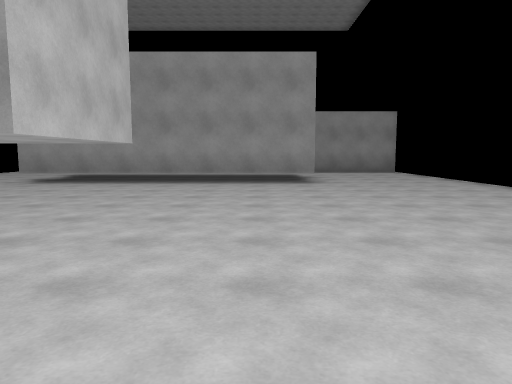
view 1 (above)

15 first-person views from a walk through a scene from a Unity 3-D project. The camera is 1.4 m above the floor, tilts 6° down and sees 70° across. The floor is counted in squares, 2 m on a side. Each view is taken from the middle of a square. On the plan, view 1 faces up. The plan holds only what a view shows up to about 11 squares ahead; the rest is blank. The player character is not drawn.

view 2
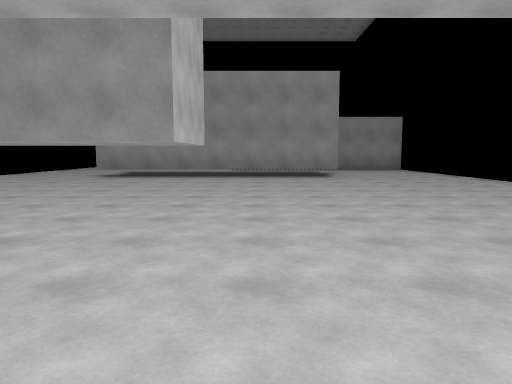

view 3
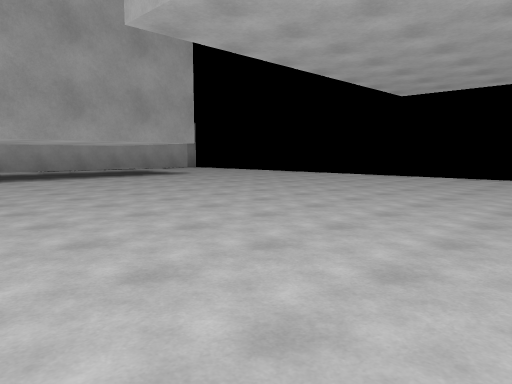

view 4
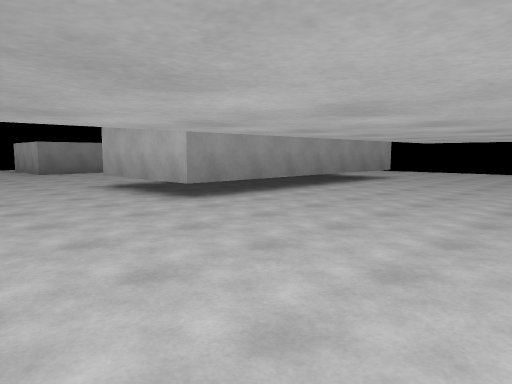

view 5
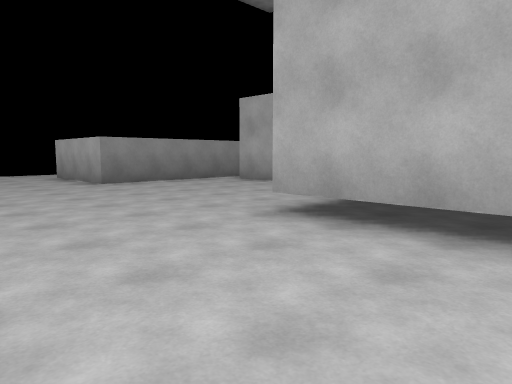

view 6
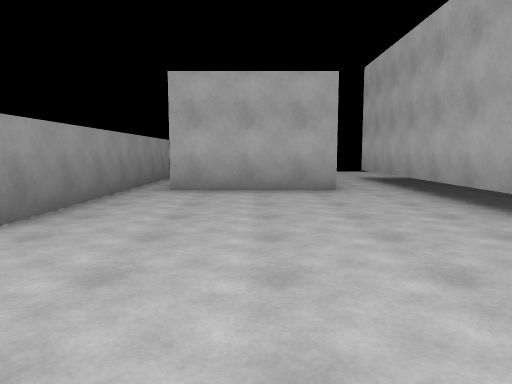

view 7
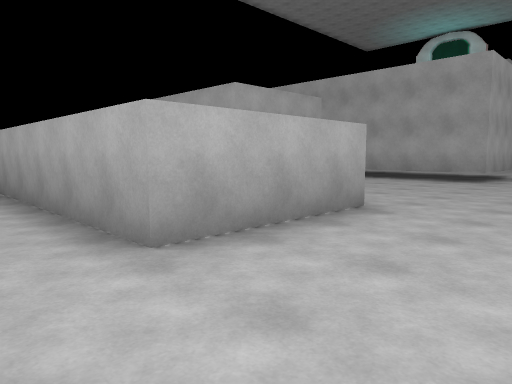

view 8
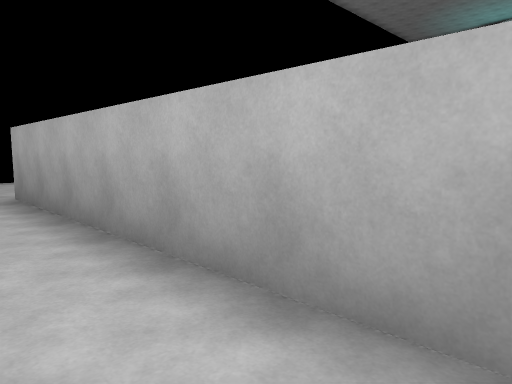

view 9
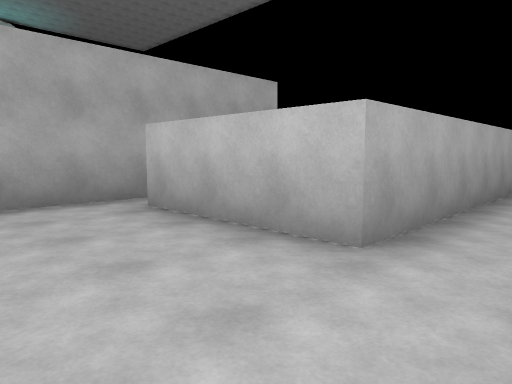

view 10
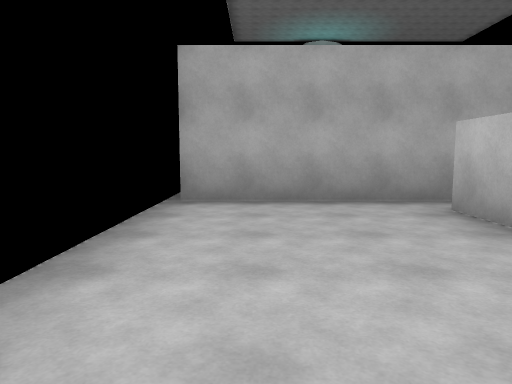

view 11
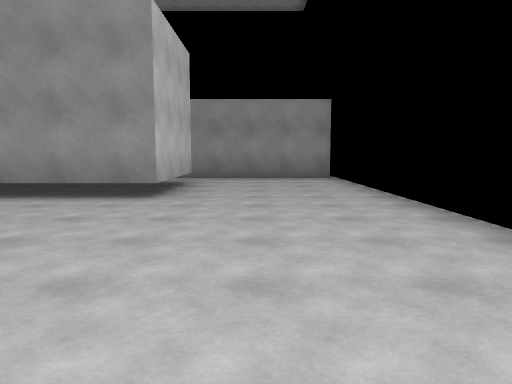

view 12
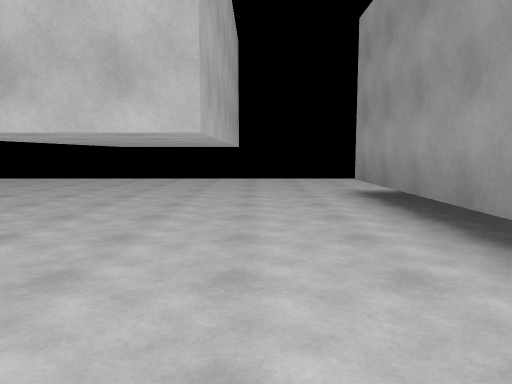

view 13
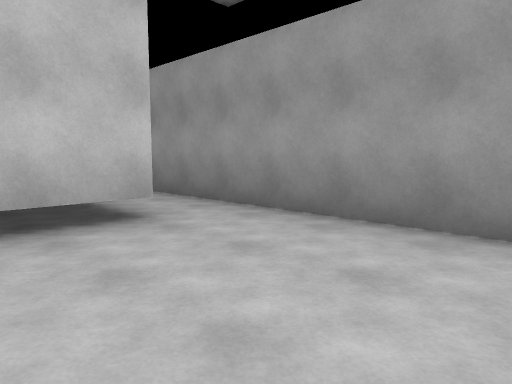

view 14
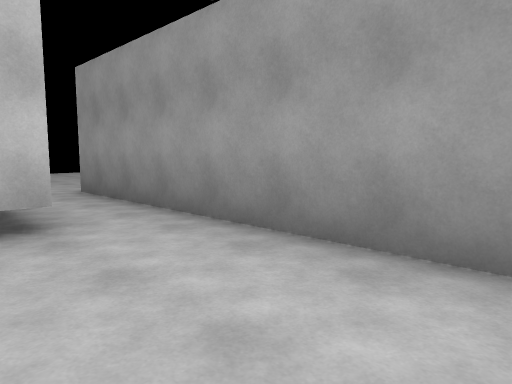

view 15
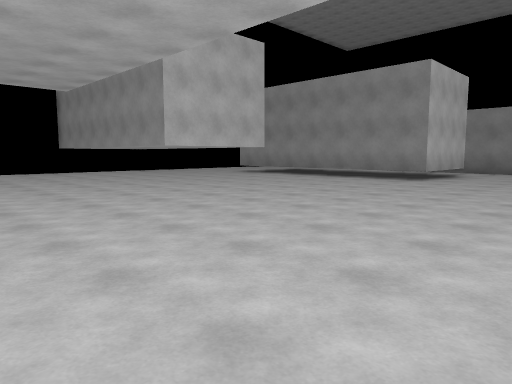

### Floor plan
Points are (right, up) in squares from view 1. A wall is a line through its corners. A room is listed if a view was taken in it or the views show most of it. See-through windows are left out.
Room 1 (views 1, 2, 3, 4, 5, 6, 7, 8, 11, 12, 13, 14, 15)
walls: (-5.7, 8.8) (-5.7, 12) (1.6, 12) (1.6, 8.8) (-5.7, 8.8); (5.1, 13.5) (-2, 13.5) (-2, 16.8); (1.6, 17.5) (-5.7, 17.5) (-5.7, 20.7) (1.6, 20.7)
ways out: opening at (1, 17) to room 2; opening at (2, 21.5) to room 2
Room 2 (views 9, 10)
walls: (1.6, 20.7) (1.6, 17.5); (1, 16.6) (5.1, 16.6)
ways out: opening at (1, 17) to room 1; opening at (2, 21.5) to room 1

Positions as (right, up) in squares from view 1, and headings:
1: (0, 0), facing up
2: (-1, -2), facing up
3: (-6, -2), facing up-right
4: (-9, 4), facing up-right
5: (-9, 9), facing up-right
6: (-9, 15), facing right
7: (-8, 22), facing down-right
8: (-5, 22), facing down-right
9: (4, 22), facing down-left
10: (4, 22), facing down
11: (3, 3), facing up
12: (1, 7), facing left
13: (5, 10), facing up-left
14: (5, 11), facing up-left
15: (5, -1), facing up-left
